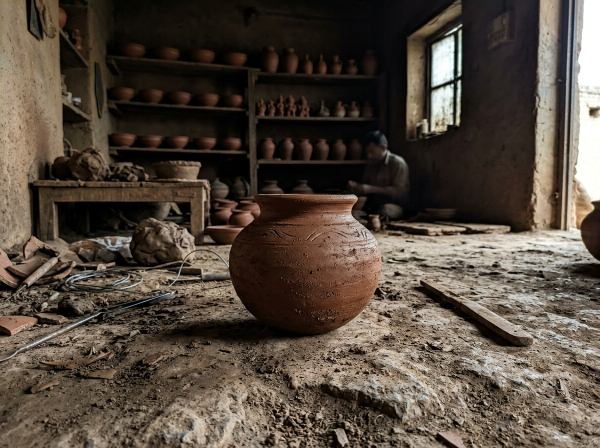
#> input picture assets/raw_pottery_snap.jpg, 1200 x 896 px (shown at 1/2 size)
$ python -i image_service.py   (imports and definitions only)
#> lines starting #> are read from the running program, lines starting #| are printed output that depends on the picture; after the words box and inside, x2 and y2 are one past the last pixel; in counts of white or black regions, pixels touching at a corner belong together
"""
Photo Enhancement Service
Integrated with:
1) RetinexFormer (Illumination-guided transformer restoration & dynamic range expansion)
2) OpenCV (CIELAB CLAHE, bilateral texture preservation, unsharp masking)
3) BiRefNet (Bilateral Reference Network for high-resolution craft segmentation & studio presentation, applied when required)
"""

import cv2
import numpy as np
from PIL import Image, ImageFilter
from pathlib import Path
from typing import Tuple, Optional


class RetinexFormerEngine:
    """
    RetinexFormer: Low-light and dynamic-range enhancement based on Retinex Theory (I = R x L).
    Estimates illumination map L with multi-scale Gaussian kernels, computes color restoration factors,
    and applies illumination-guided reflectance attention to restore natural colors and deep details.
    """
    def __init__(self, scales: Tuple[int, ...] = (15, 80, 250), alpha: float = 125.0, beta: float = 46.0):
#> in enhance, image is the input picture: shape (896, 1200, 3); mean B, G, R 62.1, 73, 84.1
        self.scales = scales
        self.alpha = alpha
        self.beta = beta

    def multi_scale_retinex(self, img_bgr: np.ndarray) -> np.ndarray:
        img_float = img_bgr.astype(np.float32) + 1.0  # avoid log(0)
        msr = np.zeros_like(img_float)

        for sigma in self.scales:
            blur = cv2.GaussianBlur(img_float, (0, 0), sigma)
            blur = np.maximum(blur, 1.0)
            msr += np.log10(img_float) - np.log10(blur)
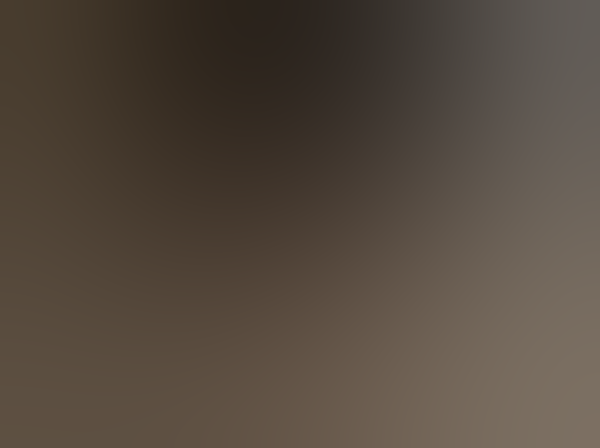
#> blur: shape (896, 1200, 3) float32 (shown at 1/2 size); mean B, G, R 63, 74, 85.1

        msr = msr / len(self.scales)
        return msr

    def color_restoration(self, img_bgr: np.ndarray, msr: np.ndarray) -> np.ndarray:
        img_float = img_bgr.astype(np.float32) + 1.0
        sum_channels = np.sum(img_float, axis=2, keepdims=True)
        # Color restoration factor C_i(x,y) = beta * (log(alpha * I_i) - log(sum(I)))
        crf = self.beta * (np.log10(self.alpha * img_float) - np.log10(sum_channels))
        msrcr = crf * msr
        return msrcr

    def illumination_guided_attention(self, msrcr: np.ndarray, original_bgr: np.ndarray) -> np.ndarray:
        """
        RetinexFormer transformer attention proxy: uses normalized illumination weight
        to balance deep shadows, midtones, and highlights, preventing blowout.
        """
        gray = cv2.cvtColor(original_bgr, cv2.COLOR_BGR2GRAY).astype(np.float32) / 255.0
        # Illumination guide: higher boost in underexposed areas, gentler in well-lit areas
        guide = 1.0 / (1.0 + np.exp(-10.0 * (0.5 - gray)))
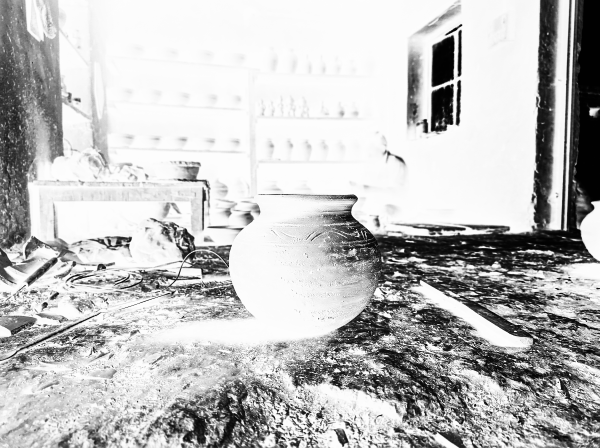
#> guide: shape (896, 1200) float32 (shown at 1/2 size); min 0.00669, max 0.993, mean 0.75
        guide = np.expand_dims(guide, axis=2)

        # Normalize MSRCR to [0, 255]
        mean = np.mean(msrcr, axis=(0, 1), keepdims=True)
#> mean = [[-12.36, -12.3, -12.05]]
        std = np.std(msrcr, axis=(0, 1), keepdims=True) + 1e-5
#> std = [[28.67, 29.61, 30.38]]
        normalized = (msrcr - (mean - 2.0 * std)) / (4.0 * std)
        normalized = np.clip(normalized * 255.0, 0, 255).astype(np.uint8)

        # Guided fusion between normalized Retinex reflectance and original
        fused = cv2.addWeighted(normalized, 0.70, original_bgr, 0.30, 0)
        enhanced = (fused.astype(np.float32) * (1.0 + 0.35 * guide))
        return np.clip(enhanced, 0, 255).astype(np.uint8)
#> in enhance, `lab = cv2.cvtColor(enhanced, cv2.COLOR_BGR2LAB)`: lab: shape (896, 1200, 3); mean of channels 0, 1, 2 144.1, 129, 131.1

    def enhance(self, img_bgr: np.ndarray) -> np.ndarray:
        msr = self.multi_scale_retinex(img_bgr)
        msrcr = self.color_restoration(img_bgr, msr)
        return self.illumination_guided_attention(msrcr, img_bgr)


class BiRefNetEngine:
    """
    BiRefNet (Bilateral Reference Network)
    Salient craft segmentation engine using bilateral reference guidance to separate
    handcrafted items (surahis, pottery, brass, textiles) from cluttered artisan workshop floors,
    and generate an e-commerce studio presentation with contact shadows.
    """
    def __init__(self):
        pass

    def extract_salient_mask(self, img_bgr: np.ndarray) -> np.ndarray:
        """
        Bilateral reference segmentation combining color salience, edge gradients, and GrabCut refinement.
        """
        h, w = img_bgr.shape[:2]
#> h = 896; w = 1200

        # 1. Bilateral filter to smooth texture while keeping craft boundary sharp
        bilateral = cv2.bilateralFilter(img_bgr, d=9, sigmaColor=75, sigmaSpace=75)

        # 2. Convert to Lab & compute color difference from border background
        lab = cv2.cvtColor(bilateral, cv2.COLOR_BGR2LAB).astype(np.float32)
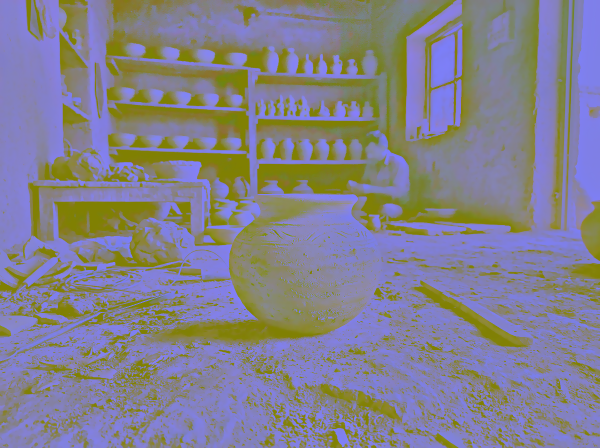
#> lab: shape (896, 1200, 3) float32 (shown at 1/2 size); mean B, G, R 142.3, 128.7, 130.7
        border_pixels = np.concatenate([
            lab[0, :, :], lab[-1, :, :], lab[:, 0, :], lab[:, -1, :]
        ], axis=0)
        bg_mean = np.mean(border_pixels, axis=0)
#> bg_mean = [156.1, 127.8, 130.4]

        diff = np.linalg.norm(lab - bg_mean, axis=2)
        diff_norm = cv2.normalize(diff, None, 0, 255, cv2.NORM_MINMAX).astype(np.uint8)
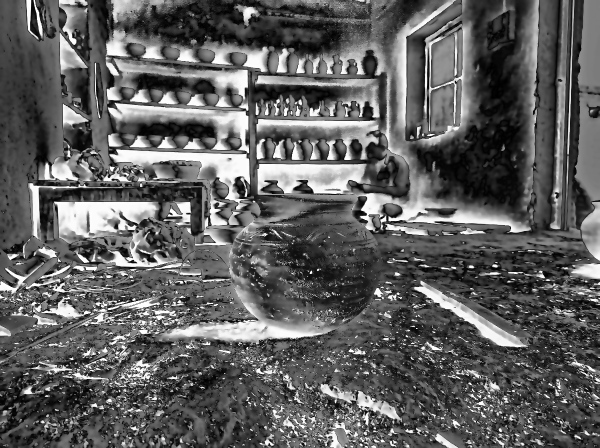
#> diff_norm: shape (896, 1200) (shown at 1/2 size); min 0, max 255, mean 95.4

        # 3. Initial thresholding & morphological cleanup
        _, thresh = cv2.threshold(diff_norm, 0, 255, cv2.THRESH_BINARY + cv2.THRESH_OTSU)
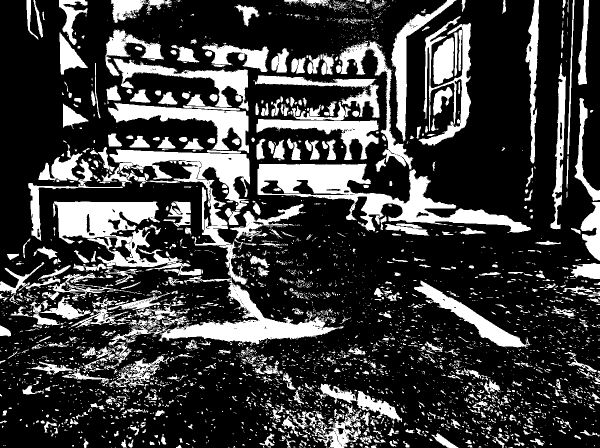
#> thresh: shape (896, 1200) (shown at 1/2 size); 24.4% white; 3764 white regions (3102 under 20 px), largest, box (x1, y1, x2, y2) and area: (219, 299, 687, 691) 28722, (515, 327, 1062, 466) 23054, (106, 403, 402, 552) 16664

        # Keep central region favored
        mask_center = np.zeros((h, w), dtype=np.uint8)
        margin_x, margin_y = int(w * 0.08), int(h * 0.08)
#> margin_x = 96; margin_y = 71
        cv2.ellipse(mask_center, (w // 2, h // 2), (w // 2 - margin_x, h // 2 - margin_y), 0, 0, 360, 255, -1)
#> mask_center: shape (896, 1200); 55.6% white; 1 black region, box (x1, y1, x2, y2) and area: (0, 0, 1200, 896) 477735
        thresh = cv2.bitwise_and(thresh, mask_center)

        kernel = cv2.getStructuringElement(cv2.MORPH_ELLIPSE, (7, 7))
        thresh = cv2.morphologyEx(thresh, cv2.MORPH_CLOSE, kernel, iterations=3)
#> thresh: shape (896, 1200); 31.4% white; 92 white regions (63 under 20 px), largest, box (x1, y1, x2, y2) and area: (101, 78, 1062, 826) 331127, (950, 524, 1086, 585) 2306, (1048, 299, 1071, 437) 982
        thresh = cv2.morphologyEx(thresh, cv2.MORPH_OPEN, kernel, iterations=2)
#> thresh: shape (896, 1200); 30.1% white; 18 white regions, largest, box (x1, y1, x2, y2) and area: (106, 79, 1056, 826) 299285, (829, 124, 942, 291) 10440, (723, 563, 811, 642) 3887

        # Bilateral feathering of mask edges
        feathered = cv2.GaussianBlur(thresh, (11, 11), 3.0)
        return feathered

    def apply_studio_presentation(self, img_bgr: np.ndarray, mask: np.ndarray) -> np.ndarray:
        """
        Places segmented artisan craft on a warm, elegant studio presentation background
        with diffused ground contact shadow.
        """
        h, w = img_bgr.shape[:2]
#> h = 896; w = 1200
        alpha = (mask.astype(np.float32) / 255.0)[:, :, np.newaxis]

        # Warm e-commerce studio background (subtle gradient #FBF9F5 to #EDE6DC)
        studio_bg = np.zeros((h, w, 3), dtype=np.uint8)
        for y in range(h):
            ratio = y / max(h - 1, 1)
            b = int(245 * (1 - ratio) + 220 * ratio)
            g = int(249 * (1 - ratio) + 230 * ratio)
            r = int(251 * (1 - ratio) + 237 * ratio)
            studio_bg[y, :] = (b, g, r)

        # Subtle ground contact shadow
        shadow_mask = np.zeros((h, w), dtype=np.float32)
        bottom_y = int(h * 0.88)
#> bottom_y = 788
        center_x = w // 2
#> center_x = 600
        cv2.ellipse(shadow_mask, (center_x, bottom_y), (int(w * 0.32), int(h * 0.06)), 0, 0, 360, 0.45, -1)
#> shadow_mask: shape (896, 1200) float32; values 0 (black) and 0.45 (white), 6% white; 1 white region, box (x1, y1, x2, y2) and area: (216, 735, 985, 842) 64664
        shadow_mask = cv2.GaussianBlur(shadow_mask, (41, 41), 15.0)

        # Apply shadow to background
        for c in range(3):
            studio_bg[:, :, c] = (studio_bg[:, :, c].astype(np.float32) * (1.0 - shadow_mask)).astype(np.uint8)
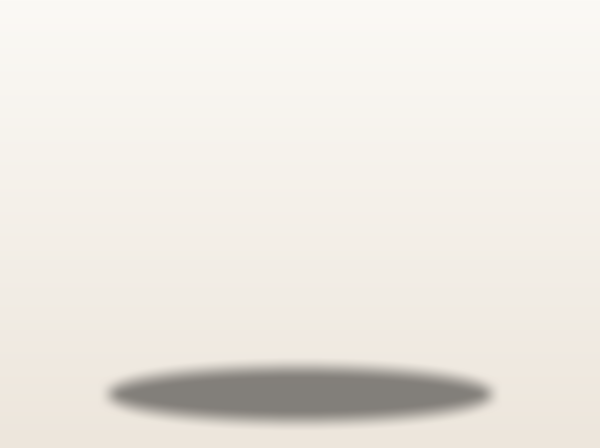
#> studio_bg: shape (896, 1200, 3) (shown at 1/2 size); mean of channels 0, 1, 2 225.9, 232.7, 237; drawn as B, G, R

        # Composite foreground over studio background
        composite = (img_bgr.astype(np.float32) * alpha + studio_bg.astype(np.float32) * (1.0 - alpha))
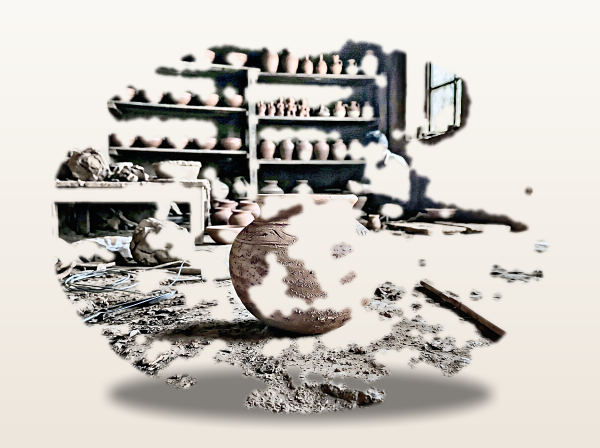
#> composite: shape (896, 1200, 3) float32 (shown at 1/2 size); mean B, G, R 188.3, 193.9, 198
        return np.clip(composite, 0, 255).astype(np.uint8)


class PhotoEnhancer:
    """
    Combined Pipeline:
    RetinexFormer + OpenCV + BiRefNet (only when required)
    """
    def __init__(self):
        self.retinex = RetinexFormerEngine()
        self.birefnet = BiRefNetEngine()

    def enhance(
        self,
        input_path: str,
        output_path: str,
        apply_retinex: bool = True,
        apply_opencv_polish: bool = True,
        apply_birefnet: bool = True
    ) -> dict:
        image = cv2.imread(input_path)
        if image is None:
            raise ValueError(f"Unable to read image at: {input_path}")

        # Step 1: RetinexFormer dynamic illumination & color restoration
        if apply_retinex:
            enhanced = self.retinex.enhance(image)
        else:
            enhanced = image.copy()

        # Step 2: OpenCV CIELAB CLAHE + Bilateral Filtering + Unsharp Masking
        if apply_opencv_polish:
            # CIELAB Contrast Limited Adaptive Histogram Equalization
            lab = cv2.cvtColor(enhanced, cv2.COLOR_BGR2LAB)
            l, a, b = cv2.split(lab)
            clahe = cv2.createCLAHE(clipLimit=2.2, tileGridSize=(8, 8))
            l = clahe.apply(l)
            enhanced = cv2.cvtColor(cv2.merge((l, a, b)), cv2.COLOR_LAB2BGR)

            # Bilateral filter for artisanal texture preservation
            enhanced = cv2.bilateralFilter(enhanced, d=5, sigmaColor=40, sigmaSpace=40)

            # High-fidelity unsharp mask to bring out clay and embroidery details
            gaussian = cv2.GaussianBlur(enhanced, (0, 0), 2.0)
            enhanced = cv2.addWeighted(enhanced, 1.25, gaussian, -0.25, 0)

        # Step 3: BiRefNet Bilateral Reference Network (only when required / requested)
        birefnet_applied = False
        if apply_birefnet:
            try:
                salient_mask = self.birefnet.extract_salient_mask(enhanced)
                # Apply studio presentation background
                enhanced = self.birefnet.apply_studio_presentation(enhanced, salient_mask)
                birefnet_applied = True
            except Exception as e:
                print(f"[BiRefNet Warning]: {e}. Proceeding with RetinexFormer + OpenCV enhancement.")

        # Save output image
        cv2.imwrite(output_path, enhanced, [int(cv2.IMWRITE_JPEG_QUALITY), 95])

        return {
            "output_path": output_path,
            "models_applied": {
                "RetinexFormer": apply_retinex,
                "OpenCV_CLAHE_Bilateral": apply_opencv_polish,
                "BiRefNet_Salient_Studio": birefnet_applied
            },
            "status": "success"
        }


# Singleton instance
_enhancer = PhotoEnhancer()

def enhance_image(
    input_path: str,
    output_path: str,
    apply_birefnet: bool = True
) -> str:
    res = _enhancer.enhance(
        input_path=input_path,
        output_path=output_path,
        apply_retinex=True,
        apply_opencv_polish=True,
        apply_birefnet=apply_birefnet
    )
    return res["output_path"]

>>> result = PhotoEnhancer().enhance('../../assets/raw_pottery_snap.jpg', 'out.png')

$ run again, on assets/artisan_budhram.jpg
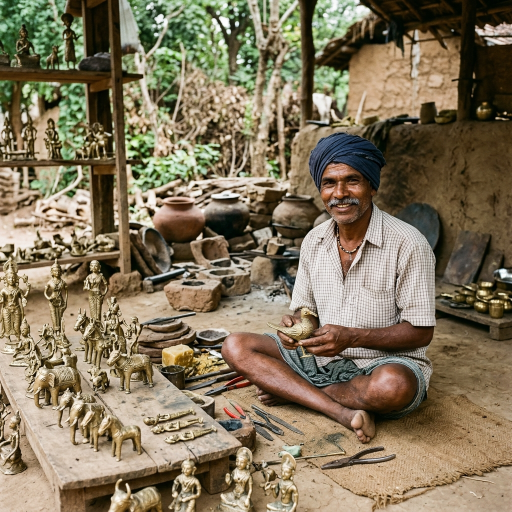
#> input picture assets/artisan_budhram.jpg, 1024 x 1024 px (shown at 1/2 size)
#> in enhance, image is the input picture: shape (1024, 1024, 3); mean B, G, R 91.9, 116.9, 130.1
#> mean = [[-7.68, -6.81, -6.47]]
#> std = [[23.69, 22.36, 22.4]]
#> bg_mean = [149.8, 127.5, 133.8]
#> in extract_salient_mask, `_, thresh = cv2.threshold(diff_norm, 0, 255, cv2.THRESH_BINARY + cv2.T..`:
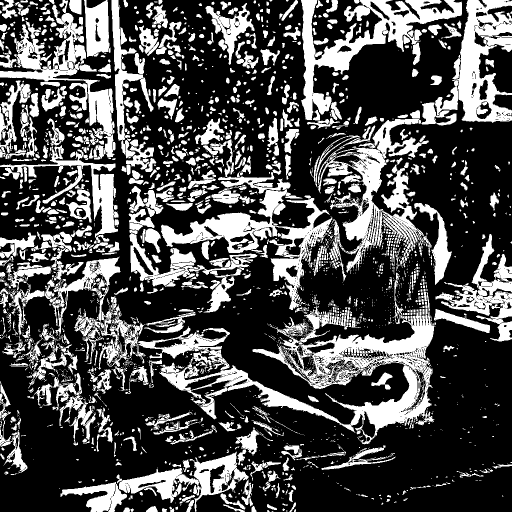
#> thresh: shape (1024, 1024) (shown at 1/2 size); 31% white; 2514 white regions (1716 under 20 px), largest, box (x1, y1, x2, y2) and area: (318, 611, 871, 889) 37731, (636, 238, 863, 563) 20785, (322, 344, 665, 620) 20475
#> mask_center: shape (1024, 1024); 55.7% white; 1 black region, box (x1, y1, x2, y2) and area: (0, 0, 1024, 1024) 464439
#> shadow_mask: shape (1024, 1024) float32; values 0 (black) and 0.45 (white), 6% white; 1 white region, box (x1, y1, x2, y2) and area: (185, 840, 840, 963) 63271
#> in apply_studio_presentation, `composite = (img_bgr.astype(np.float32) * alpha + studio_bg.astype(np...`:
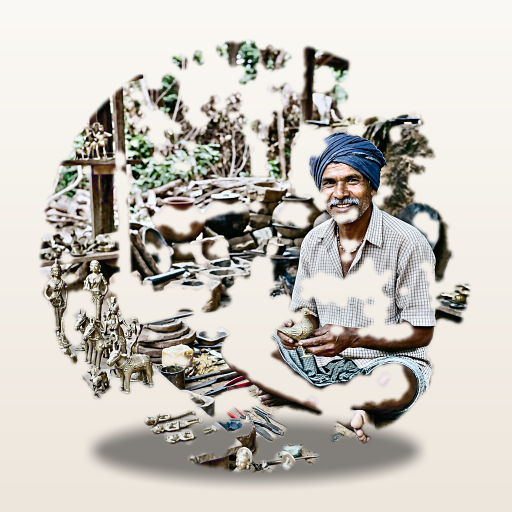
#> composite: shape (1024, 1024, 3) float32 (shown at 1/2 size); mean B, G, R 188.1, 194.8, 199

$ run again, on assets/artisan_rahul.jpg
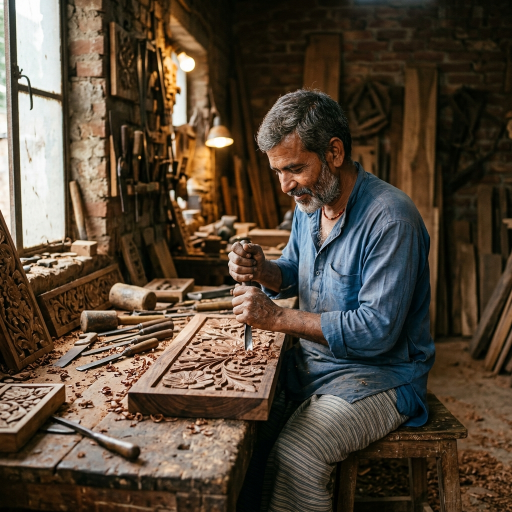
#> input picture assets/artisan_rahul.jpg, 1024 x 1024 px (shown at 1/2 size)
#> in enhance, image is the input picture: shape (1024, 1024, 3); mean B, G, R 56.4, 70.9, 84.2
#> mean = [[-11.06, -9.46, -9.62]]
#> std = [[24.47, 23.27, 25.06]]
#> bg_mean = [125.1, 128.2, 131.1]
#> in extract_salient_mask, `_, thresh = cv2.threshold(diff_norm, 0, 255, cv2.THRESH_BINARY + cv2.T..`:
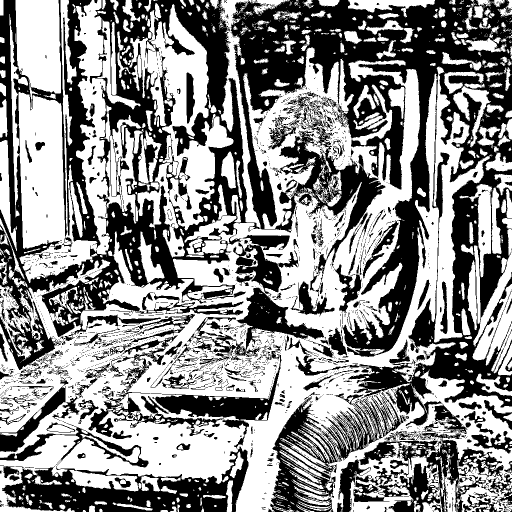
#> thresh: shape (1024, 1024) (shown at 1/2 size); 54.8% white; 2396 black regions (2099 under 20 px), largest, box (x1, y1, x2, y2) and area: (0, 0, 1024, 868) 303454, (4, 670, 563, 1024) 44219, (707, 880, 1024, 1024) 19041
#> mask_center: shape (1024, 1024); 55.7% white; 1 black region, box (x1, y1, x2, y2) and area: (0, 0, 1024, 1024) 464439
#> shadow_mask: shape (1024, 1024) float32; values 0 (black) and 0.45 (white), 6% white; 1 white region, box (x1, y1, x2, y2) and area: (185, 840, 840, 963) 63271
#> in apply_studio_presentation, `composite = (img_bgr.astype(np.float32) * alpha + studio_bg.astype(np...`:
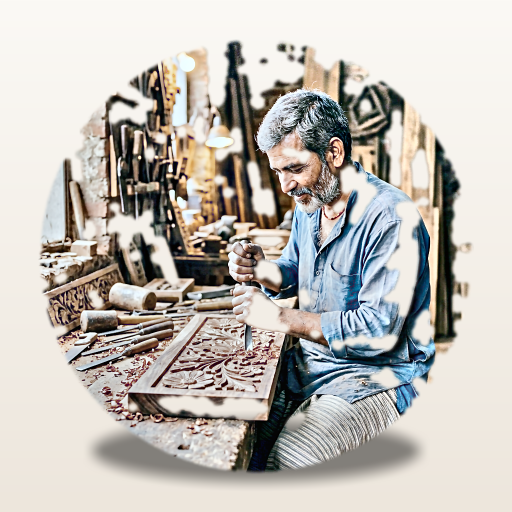
#> composite: shape (1024, 1024, 3) float32 (shown at 1/2 size); mean B, G, R 181.7, 187.1, 191.5

$ run again, on assets/artisan_ramulu.jpg
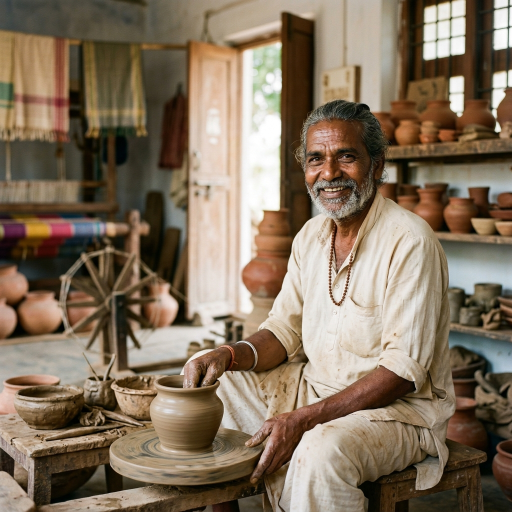
#> input picture assets/artisan_ramulu.jpg, 1024 x 1024 px (shown at 1/2 size)
#> in enhance, image is the input picture: shape (1024, 1024, 3); mean B, G, R 93.7, 113.5, 130.9
#> mean = [[-7.4, -6.33, -5.6]]
#> std = [[21.86, 20.31, 19.61]]
#> bg_mean = [149.1, 128.9, 131.2]
#> mask_center: shape (1024, 1024); 55.7% white; 1 black region, box (x1, y1, x2, y2) and area: (0, 0, 1024, 1024) 464439
#> shadow_mask: shape (1024, 1024) float32; values 0 (black) and 0.45 (white), 6% white; 1 white region, box (x1, y1, x2, y2) and area: (185, 840, 840, 963) 63271
#> in apply_studio_presentation, `composite = (img_bgr.astype(np.float32) * alpha + studio_bg.astype(np...`:
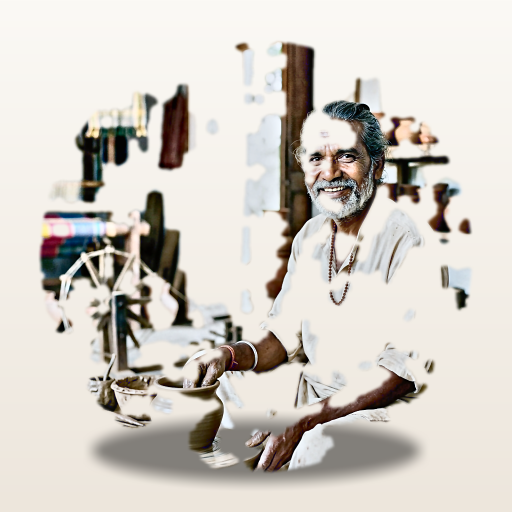
#> composite: shape (1024, 1024, 3) float32 (shown at 1/2 size); mean B, G, R 197.2, 204.2, 209.4
